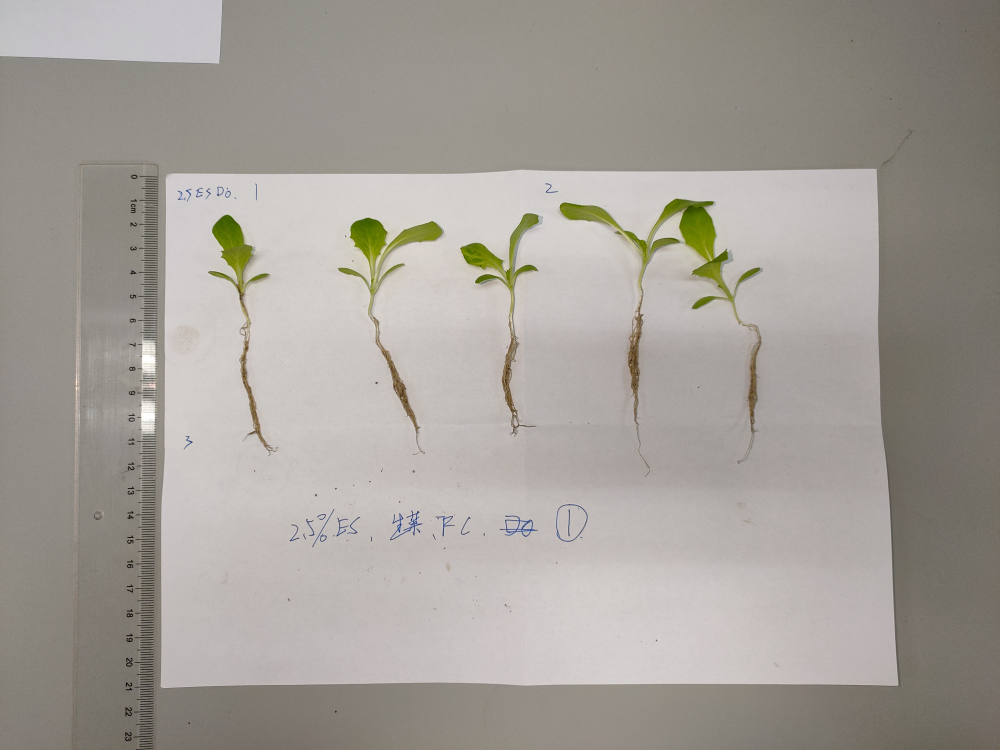
#> input picture GHPicture_2.5%ES/2.5%ES1-FC.jpg, 4000 x 3000 px (shown at 1/4 size)
$ jupyter execute --allow-errors 'len(shoot).ipynb'   (shell and % lines are left out)
#> lines starting #> are read from the running program, lines starting #| are printed output that depends on the picture; after the words box and inside, x2 and y2 are one past the last pixel; in counts of white or black regions, pixels touching at a corner belong together; long printed decimals are rounded
[cell 1]
import time
import cv2
import numpy as np
import matplotlib.pyplot as plt

[cell 2]
# binary
img = cv2.imread('GHPicture_2.5%ES/2.5%ES1-FC.jpg')
#> img is the input picture: shape (3000, 4000, 3); mean B, G, R 152.7, 159.2, 163.9
gray = cv2.cvtColor(img,cv2.COLOR_BGR2GRAY)
root = cv2.Canny(gray,80,90)
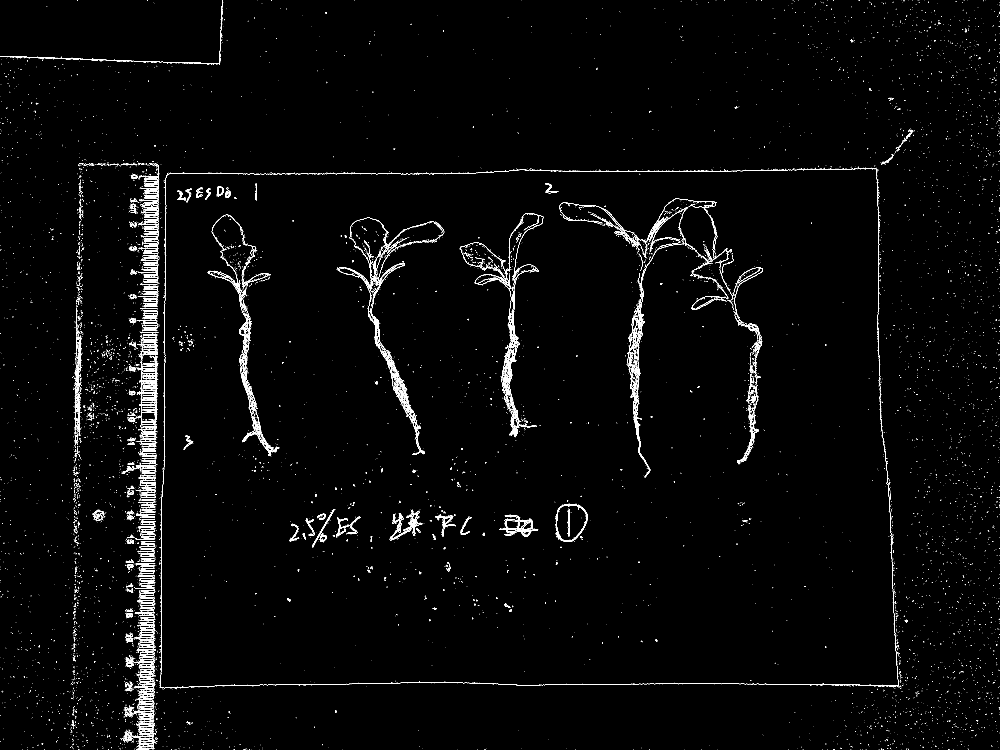
#> root: shape (3000, 4000) (shown at 1/4 size); 1.1% white in thin lines or dots
plt.subplot(111), plt.imshow(root,'gray'), plt.title('2.5%ES1-FC');

[cell 3]
# 创建mask
mask = np.zeros(img.shape[:2], np.uint8)
h,w = img.shape[:2]
#> h = 3000; w = 4000
d_h = int(h/6)
#> d_h = 500
d_w = int(w/5)
#> d_w = 800
mask[d_h:h-d_h, d_w:w-d_w] = 255
masked_root = cv2.bitwise_and(root, root, mask=mask)#与操作
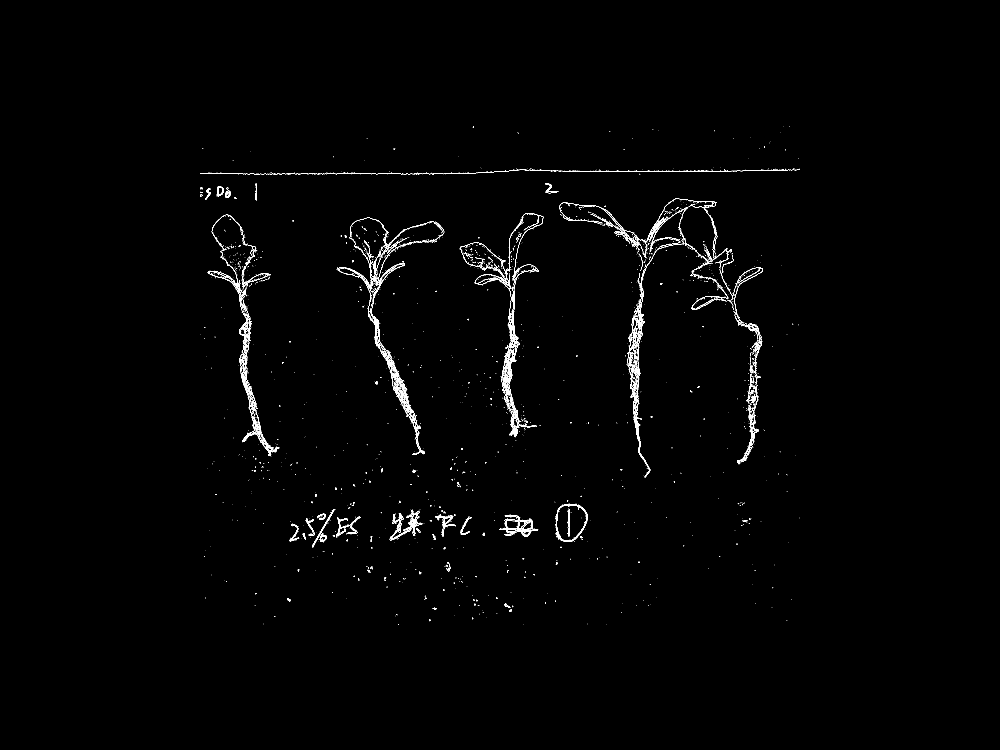
#> masked_root: shape (3000, 4000) (shown at 1/4 size); 0.51% white in thin lines or dots, all inside (x1, y1, x2, y2) = (800, 504, 3200, 2500)
plt.subplot(111), plt.imshow(masked_root,'gray'), plt.title('2.5%ES1-FC');

[cell 4]
kernel = np.ones((3,3),np.uint8)
blackhat  = cv2.morphologyEx(masked_root,cv2.MORPH_BLACKHAT, kernel, iterations = 10) # remove detials
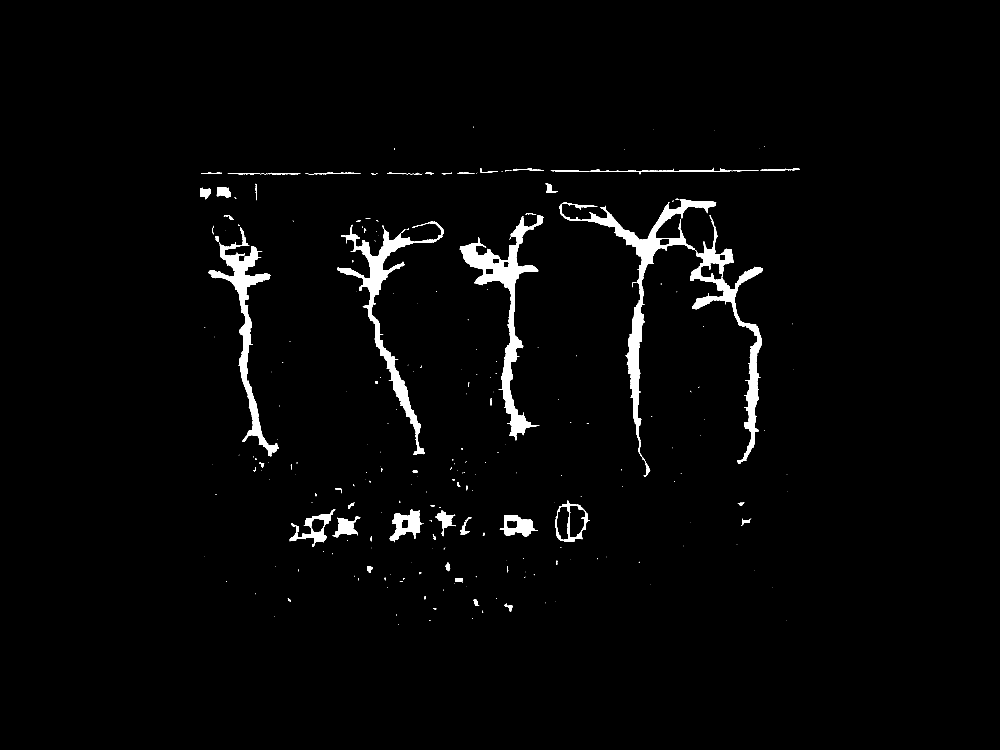
#> blackhat: shape (3000, 4000) (shown at 1/4 size); 1.8% white; 427 white regions (317 under 20 px)
tophat = cv2.morphologyEx(blackhat, cv2.MORPH_TOPHAT, kernel,iterations = 20) # keep detials
plt.subplot(111), plt.imshow(tophat,'gray'), plt.title('2.5%ES1-FC');

[cell 5]
contours, hierarchy = cv2.findContours(tophat, cv2.RETR_TREE, cv2.CHAIN_APPROX_NONE)
#> contours = 8195 contours, 7409 with area under 20; largest, box (x1, y1, x2, y2) and area: (1839, 861, 2174, 1761) 46182, (2242, 797, 2864, 1908) 44615, (1348, 885, 1776, 1819) 35914, (2761, 872, 3052, 1855) 34611, (832, 969, 1116, 1827) 32342

[cell 6]
draw_img = img.copy()
root_contour_n = []
for i in range(len(contours)):
    cnt = contours[i]
    area = cv2.contourArea(cnt)
    arcL = cv2.arcLength(cnt,False)
    if area >30000:
        res = cv2.drawContours(draw_img, contours, i, (0, 0, 255), 2)
        print(i,cv2.contourArea(cnt))
        root_contour_n.append(i)
#> this loop made 8195 passes
#> (area, arcL) on passes 16, 27, 32: (192, 204.2), (226.5, 85.8), (30, 45.63)
#| 1050 32341.5
#| 2360 35914.5
#| 3817 34611.0
#> (further printed lines are left out)
#> after the loop, root_contour_n = [1050, 2360, 3817, 5005, 6478]
plt.subplot(111), plt.imshow(res), plt.title('2.5%ES1-FC');

[cell 7]
draw_img = img.copy()
plant = []
for i in root_contour_n:
    x,y,w,h = cv2.boundingRect(contours[i])
    res = cv2.rectangle(draw_img,(x,y),(x+w,y+h),(0,255,0),2)
    plant.append((x,y,w,h))
#> this loop made 5 passes
#> (i, x, y, w, h) on passes 1 to 5: (1050, 832, 969, 284, 858), (2360, 1348, 885, 428, 934), (3817, 2761, 872, 291, 983), (5005, 1839, 861, 335, 900), (6478, 2242, 797, 622, 1111)
#> after the loop, plant = [(832, 969, 284, 858), (1348, 885, 428, 934), (2761, 872, 291, 983), (1839, 861, 335, 900), (2242, 797, 622, 1111)]
plt.subplot(111), plt.imshow(res), plt.title('2.5%ES1-FC');

[cell 8]
for i in range(len(plant)):
    x,y,w,h = plant[i]
    plant_img = tophat[y:y+h,x:x+w]
    plt.subplot(151+i), plt.imshow(plant_img,'gray')
#> this loop made 5 passes
#> pass 1, `plant_img = tophat[y:y+h,x:x+w]`:
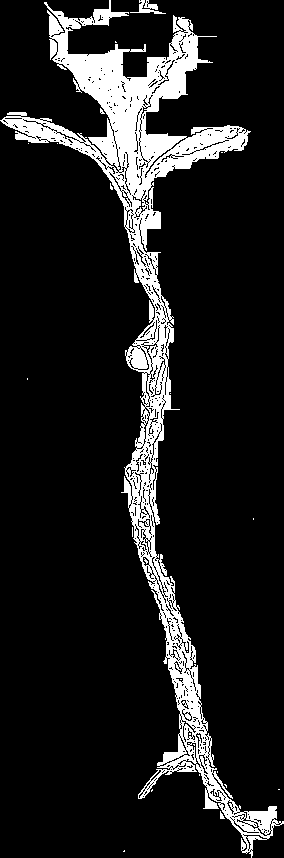
#> plant_img: shape (858, 284); 12.1% white; 25 white regions (22 under 20 px), largest, box (x1, y1, x2, y2) and area: (0, 0, 284, 858) 29215, (130, 0, 166, 14) 193, (220, 811, 225, 819) 23
#> pass 2, `plant_img = tophat[y:y+h,x:x+w]`:
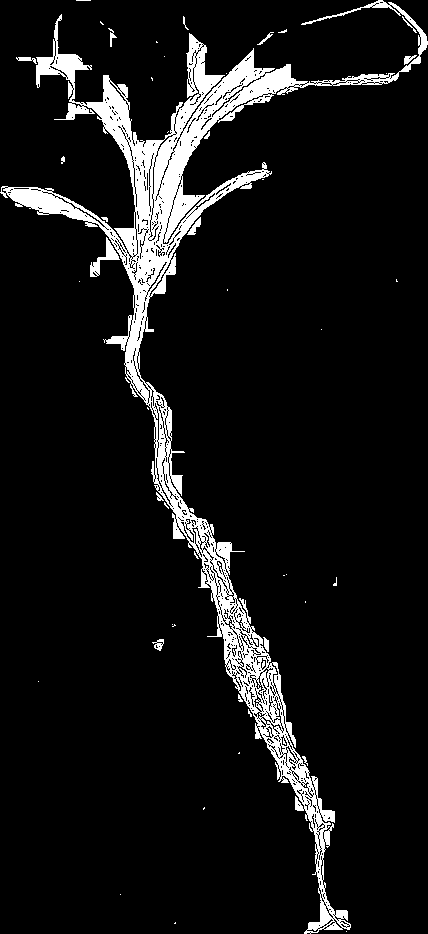
#> plant_img: shape (934, 428); 8.4% white; 47 white regions (30 under 20 px), largest, box (x1, y1, x2, y2) and area: (0, 0, 428, 934) 32280, (90, 237, 120, 277) 338, (187, 217, 201, 235) 99
#> pass 3, `plant_img = tophat[y:y+h,x:x+w]`:
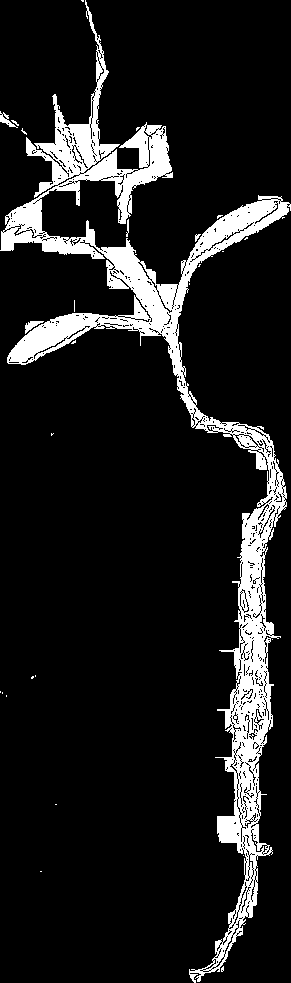
#> plant_img: shape (983, 291); 11.4% white; 28 white regions (23 under 20 px), largest, box (x1, y1, x2, y2) and area: (0, 0, 291, 983) 32298, (25, 321, 44, 334) 104, (0, 111, 18, 128) 100, (126, 219, 129, 237) 33, (195, 234, 201, 242) 24
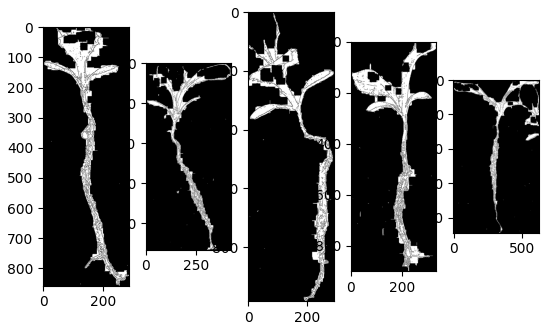
#> figure drawn by matplotlib, 5 panels

[cell 9]
root_pix = [] # root_length
draw_img = img.copy()
for i in root_contour_n:
    cnt = contours[i]
    epsilon = 0.1*cv2.arcLength(cnt,True)
    approx = cv2.approxPolyDP(cnt,epsilon,True)
    res = cv2.drawContours(draw_img, [approx], -1, (0, 0, 255), 2)
    root_pix.append(cv2.arcLength(approx,False))
#> this loop made 5 passes
#> (i, epsilon, approx) on passes 1 to 5: (1050, 466.6, [[876, 971], [1083, 1826]]), (2360, 581.6, [[1409, 899], [1697, 1814]]), (3817, 524.5, [[2846, 872], [2956, 1854]]), (5005, 436, [[2154, 861], [2062, 1760]]), (6478, 598.7, [[2863, 808], [2580, 1907]])
#> after the loop, root_pix = [879.7, 959.3, 988.1, 903.7, 1134.9]
plt.subplot(111), plt.imshow(res), plt.title('2.5%ES1-FC');

[cell 10]
# match ruler
p_12 = []
#> (the rest of this cell did not finish here and is left out)

[cell 11]
# h = 1cm
for i in root_pix:
    root_length = i/h
    print(root_length)
#> this loop made 5 passes
#> (i, root_length) on passes 1 to 5: (879.7, 0.792), (959.3, 0.863), (988.1, 0.889), (903.7, 0.813), (1134.9, 1.02)
#| 0.7918
#| 0.8634
#| 0.8894
#| 0.8134
#| 1.021

$ run again, with GHPicture_2.5%ES/2.5%ES2-FC.jpg copied over GHPicture_2.5%ES/2.5%ES1-FC.jpg
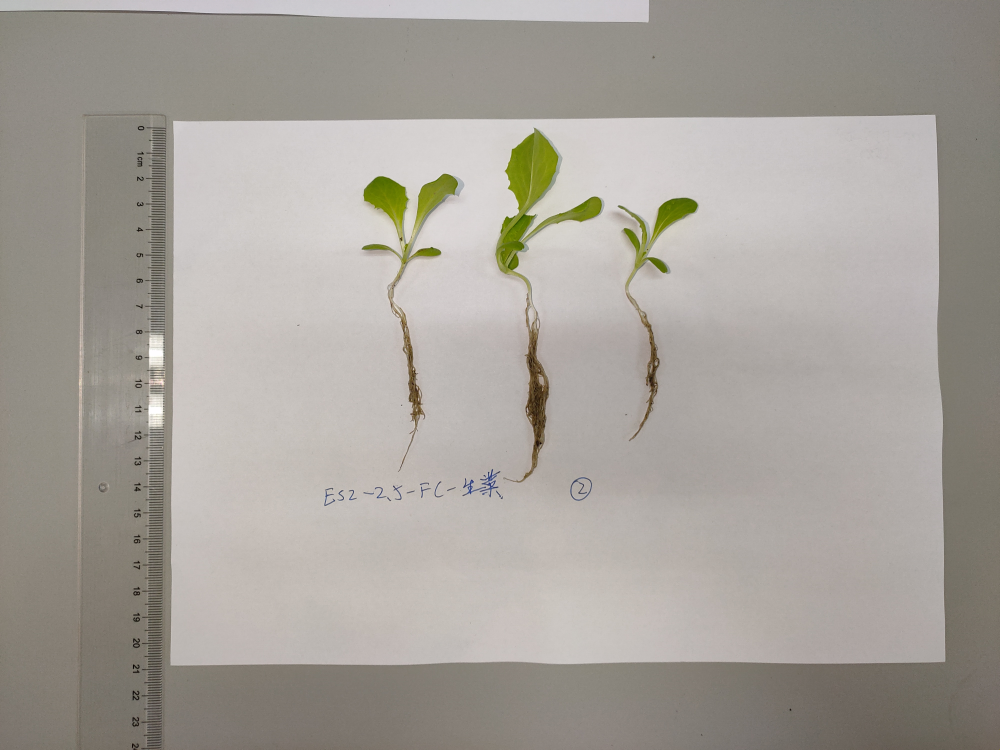
#> input picture GHPicture_2.5%ES/2.5%ES2-FC.jpg, 4000 x 3000 px (shown at 1/4 size)
#> img is the input picture: shape (3000, 4000, 3); mean B, G, R 154.7, 161.4, 166.3
#> `root = cv2.Canny(gray,80,90)`:
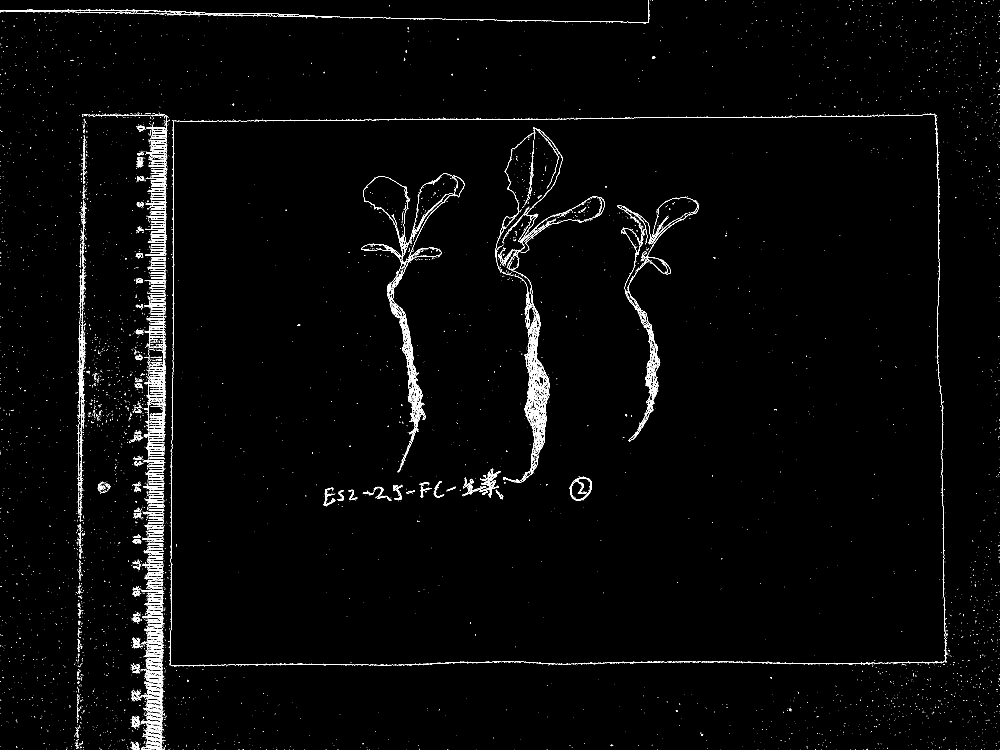
#> root: shape (3000, 4000) (shown at 1/4 size); 1.1% white in thin lines or dots
#> masked_root: shape (3000, 4000); 0.39% white in thin lines or dots, all inside (x1, y1, x2, y2) = (804, 509, 3189, 2496)
#> blackhat: shape (3000, 4000); 1.4% white; 211 white regions (162 under 20 px)
#> contours = 6353 contours, 5681 with area under 20; largest, box (x1, y1, x2, y2) and area: (1981, 510, 2397, 1929) 83654, (1447, 695, 1852, 1888) 48606, (2471, 800, 2796, 1765) 38374, (1849, 1878, 2001, 1989) 6850, (2013, 855, 2123, 1017) 6172
#> the loop `for i in range(len(contours)):` made 6353 passes
#> (area, arcL) on passes 10, 16, 23: (24, 26.66), (34.5, 33.73), (94, 116.5)
#> (printed output is left out)
#> after the loop `for i in range(len(contours)):`: root_contour_n = [658, 1889, 3623]
#> the loop `for i in root_contour_n:` made 3 passes
#> (i, x, y, w, h) on passes 1 to 3: (658, 2471, 800, 325, 965), (1889, 1447, 695, 405, 1193), (3623, 1981, 510, 416, 1419)
#> after the loop `for i in root_contour_n:`: plant = [(2471, 800, 325, 965), (1447, 695, 405, 1193), (1981, 510, 416, 1419)]
#> the loop `for i in range(len(plant)):` made 3 passes
#> pass 3, `plant_img = tophat[y:y+h,x:x+w]`:
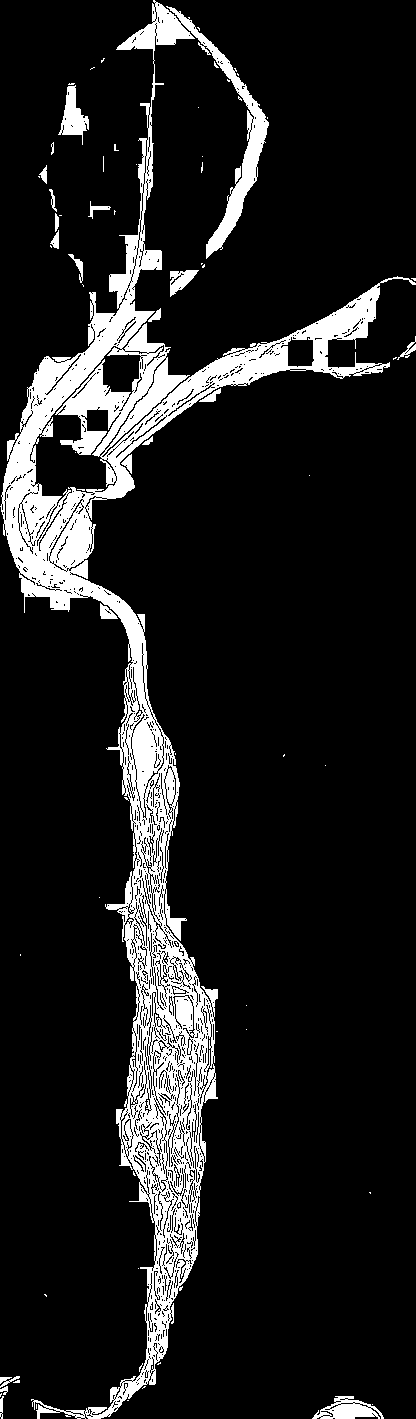
#> plant_img: shape (1419, 416); 12.1% white; 69 white regions (49 under 20 px), largest, box (x1, y1, x2, y2) and area: (0, 0, 416, 1419) 67464, (312, 1396, 384, 1419) 896, (58, 85, 89, 145) 829
#> the loop `for i in root_contour_n:` made 3 passes
#> (i, epsilon, approx) on passes 1 to 3: (658, 479.1, [[2780, 800], [2518, 1764]]), (1889, 690.1, [[1789, 696], [1592, 1887]]), (3623, 713.2, [[2135, 510], [2018, 1928]])
#> after the loop `for i in root_contour_n:`: root_pix = [999, 1207.2, 1422.8]
#> the loop `for i in root_pix:` made 3 passes
#> (i, root_length) on passes 1 to 3: (999, 0.704), (1207.2, 0.851), (1422.8, 1)
#> (printed output is left out)
